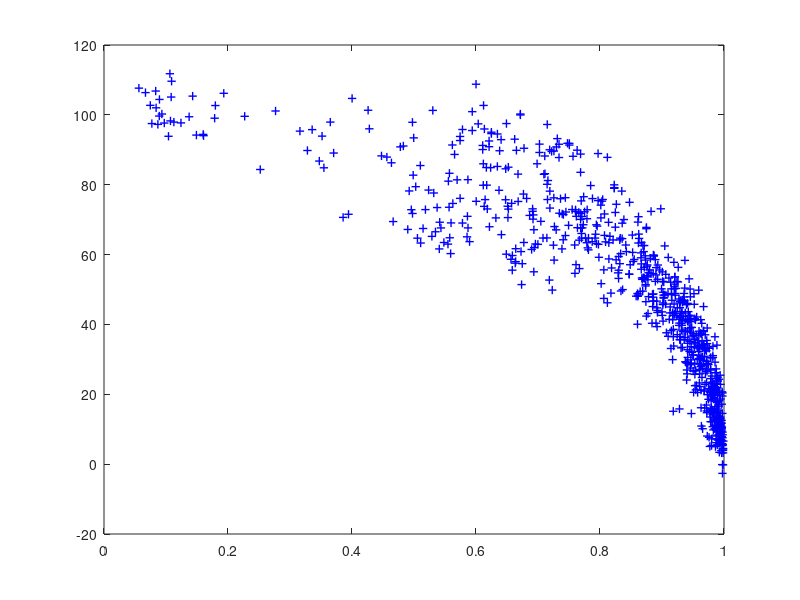

Here is the MATLAB script that generated this plot: (Note: this script raises an error after producing the figure.)
%this script is used to calculate the pearson linear correlation
%coefficient and root mean sqaured error after regression

%get the objective scores computed by the IQA metric and the subjective
%scores provided by the dataset
matData = load('SSIMOnLIVE.mat');
SSIMOnLIVE = matData.SSIMOnLIVE;
ssimValues = SSIMOnLIVE(:,1);
mos = SSIMOnLIVE(:,2);

%plot objective-subjective score pairs
p = plot(ssimValues,mos,'+');
set(p,'Color','blue','LineWidth',1);

%initialize the parameters used by the nonlinear fitting function
beta(1) = max(mos);
beta(2) = min(mos);
beta(3) = mean(ssimValues);
beta(4) = 0.1;
beta(5) = 0.1;
%fitting a curve using the data
[bayta ehat,J] = nlinfit(ssimValues,mos,@logistic,beta);
%given a ssim value, predict the correspoing mos (ypre) using the fitted curve
[ypre junk] = nlpredci(@logistic,ssimValues,bayta,ehat,J);

RMSE = sqrt(sum((ypre - mos).^2) / length(mos));%root meas squared error
corr_coef = corr(mos, ypre, 'type','Pearson'); %pearson linear coefficient

%draw the fitted curve
t = min(ssimValues):0.01:max(ssimValues);
[ypre junk] = nlpredci(@logistic,t,bayta,ehat,J);
hold on;
p = plot(t,ypre);
set(p,'Color','black','LineWidth',2);
legend('Images in LIVE','Curve fitted with logistic function', 'Location','SouthWest');
xlabel('Objective score by SSIM');
ylabel('MOS');

